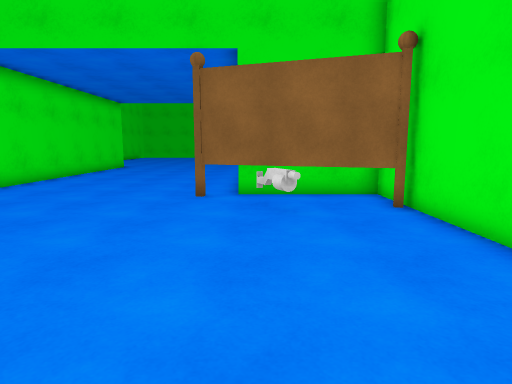
view 1 (above)

16 first-person views from a walk through a Unity game level. The camera is 1.4 m above the floor, tilts 8° down and sees 75° across. The floor is counted in squares, 1 m on a side. Each view is taken from the middle of a square. On the plan, view 1 faces up. The plan holds only what a view shows up to about 15 squares ahead; the rest is blank. The place goes on beyond the plan. The player character is not drawn.

view 2
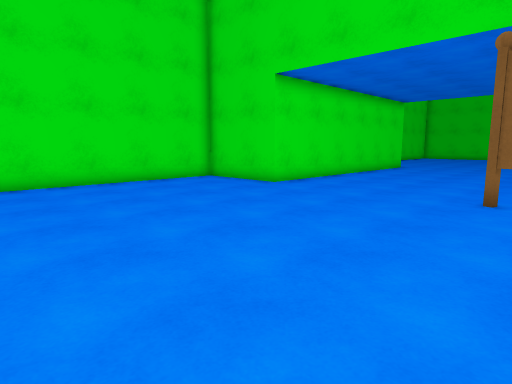

view 3
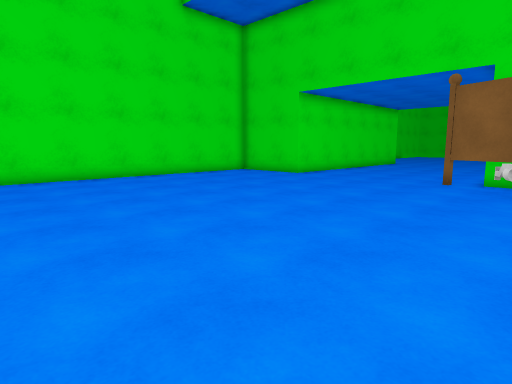

view 4
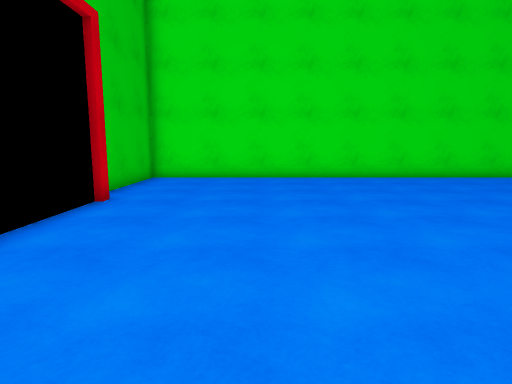

view 5
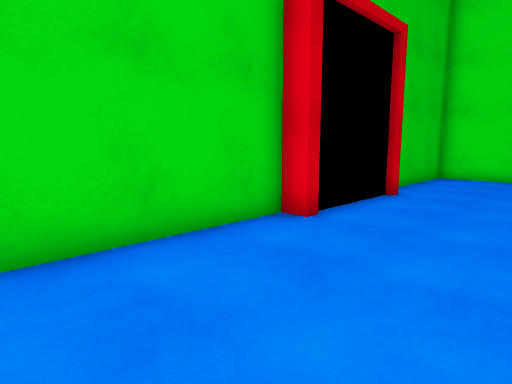

view 6
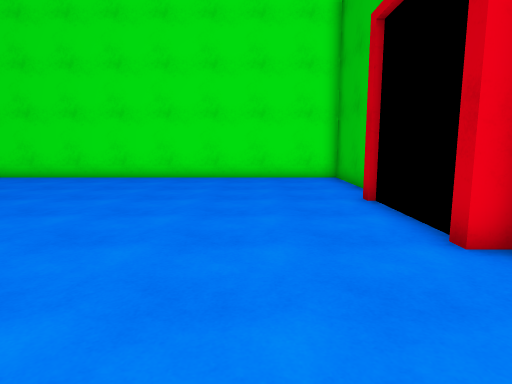

view 7
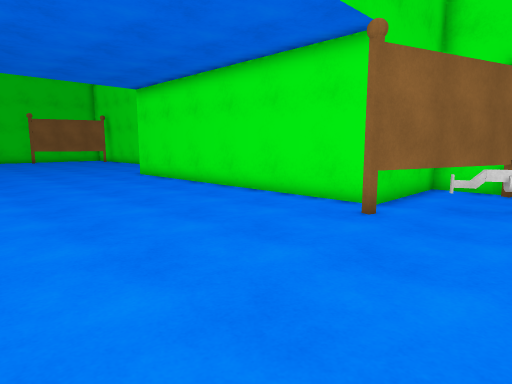

view 8
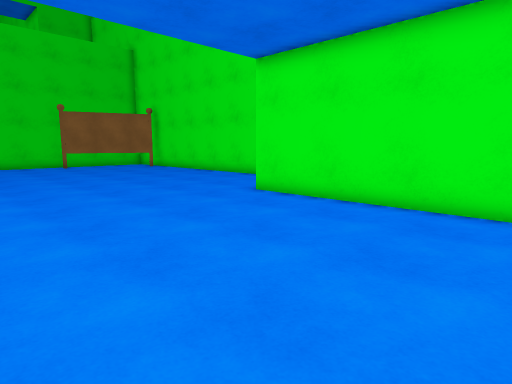

view 9
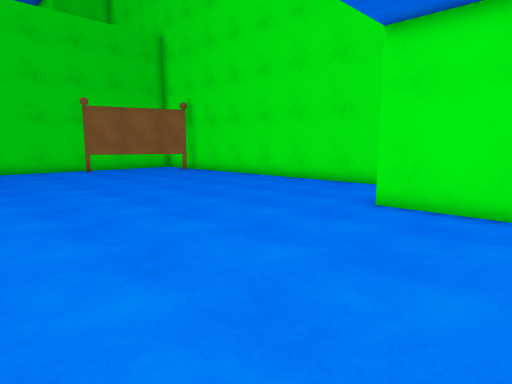

view 10
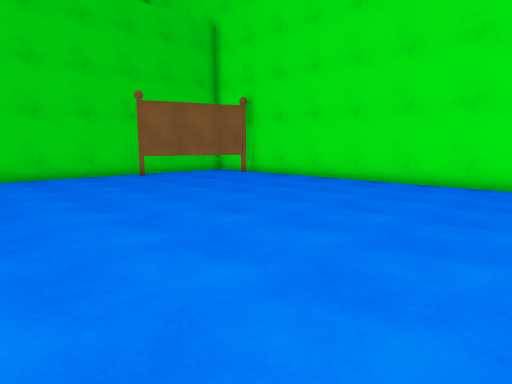

view 11
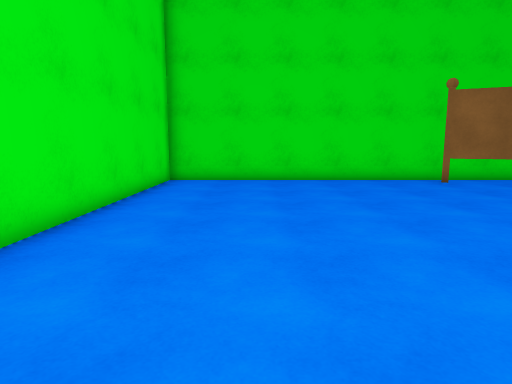

view 12
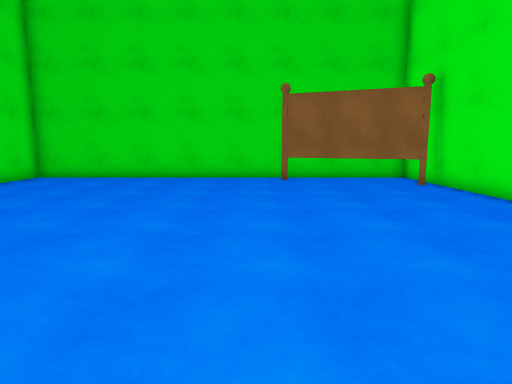

view 13
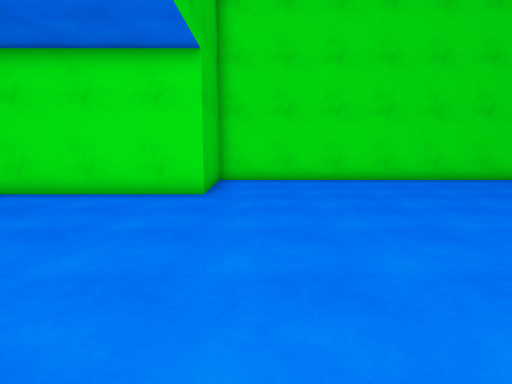

view 14
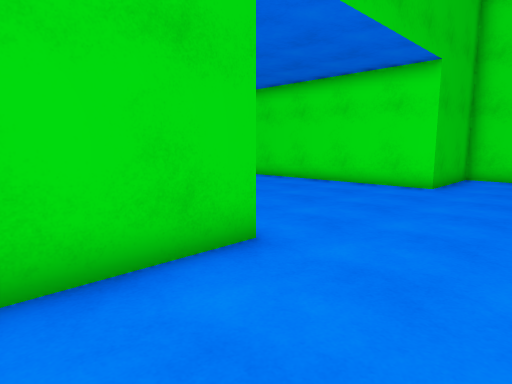

view 15
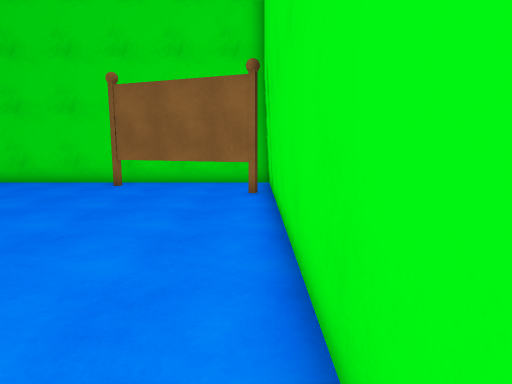

view 16
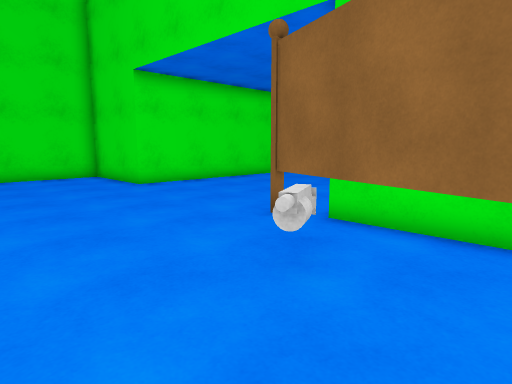

### Floor plan
Key: @ floor where view 1 was taken; # wall or solid block; . floor; O other object.
Columns run from 13 left of view 1 to 4 right of it. Each row starts with its distance up from view 1.
 38 #############
 37 #..........O#
 36 #..........O######
 35 #..............###
 34 #...............O#
 33 #................#
 32 #................#
 31 #................#
 30 #................#
 29 #................#
 28 #................#
 27 #................#
 26 #................#
 25 #................#
 24 #................#
 23 #................#
 22 #................
 21 #####........####
 20     #........#
 19     #........#
 18     #........#
 17     #........#
 16     #........#
 15     #........#
 14     #........#
 13     #........#
 12     #........#
 11     #........#
 10 #####........##
  9 #..........O######
  8 #............O####
  7 #.............O.O#
  6 #................#
  5 #................#
  4 #................#
  3 #................#
  2 #................#
  1 #................#
  0 #............@...#
 -1 #................#
 -2 #................#
 -3 #................#
 -4 #................#
 -5 #................#
 -6 #................#
 -7 #................#
 -8 #................#
 -9 #................#
-10 #......#  ##.....#
-11 ########   #######

Where each view was taken, in squares from view 1:
view 1: 0 up, 0 right, facing up
view 2: 0 up, 0 right, facing up-left
view 3: 4 down, 2 right, facing up-left
view 4: 6 down, 2 right, facing left
view 5: 6 down, 3 right, facing down-left
view 6: 7 down, 11 left, facing right
view 7: 6 up, 8 left, facing up-right
view 8: 14 up, 8 left, facing up-right
view 9: 18 up, 8 left, facing up-right
view 10: 22 up, 9 left, facing up-right
view 11: 24 up, 9 left, facing up
view 12: 23 up, 3 left, facing up
view 13: 23 up, 1 right, facing left
view 14: 25 up, 3 right, facing down-left
view 15: 25 up, 3 right, facing up
view 16: 4 up, 3 right, facing up-left
